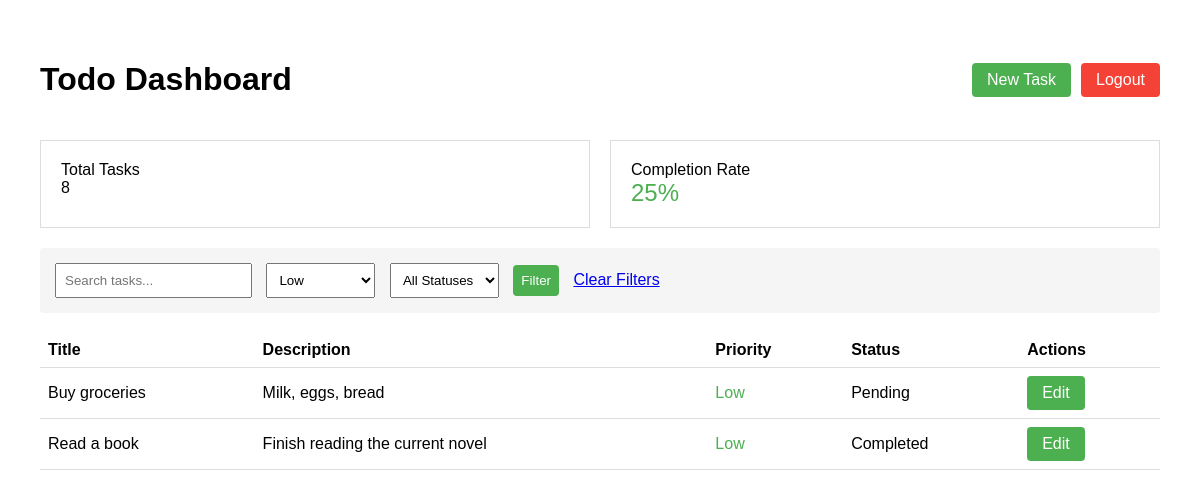
/final-todo-app/dashboard.php?priority=low (signed in), run on the app's committed database.
### tables this page shows
CREATE TABLE tasks (
    id INT AUTO_INCREMENT PRIMARY KEY,
    user_id INT NOT NULL,
    title VARCHAR(100) NOT NULL,
    description TEXT,
    priority ENUM('low', 'medium', 'high') DEFAULT 'medium',
    status ENUM('pending', 'in_progress', 'completed') DEFAULT 'pending',
    completed_at TIMESTAMP NULL,
    created_at TIMESTAMP DEFAULT CURRENT_TIMESTAMP,
    FOREIGN KEY (user_id) REFERENCES users(id)
);

### final-todo-app/dashboard.php (the view, shortened to what this page needs)
<?php
require_once "../config.php";
$search = isset($_GET['search']) ? trim($_GET['search']) : '';
$priority = isset($_GET['priority']) ? $_GET['priority'] : '';
$status = isset($_GET['status']) ? $_GET['status'] : '';
$totalQuery = "SELECT COUNT(*) as total FROM tasks WHERE user_id = ?";
$statement = $connection->prepare($totalQuery);
$statement->execute([$_SESSION['id']]);
$totalResult = $statement->fetch(PDO::FETCH_ASSOC);
$totalTasks = $totalResult['total'];
$completedQuery = "SELECT COUNT(*) as completed FROM tasks WHERE user_id = ? AND status = 'completed'";
$statement = $connection->prepare($completedQuery);
$statement->execute([$_SESSION['id']]);
$completedResult = $statement->fetch(PDO::FETCH_ASSOC);
$completionRate = $totalTasks > 0 ? round(($completedResult['completed'] / $totalTasks) * 100) : 0;
$sql = "SELECT * FROM tasks WHERE user_id = ?";
$params = [$_SESSION['id']];
if ($priority) {
    $sql .= " AND priority = ?";
    $params[] = $priority;
}
$sql .= " ORDER BY created_at DESC";
$statement = $connection->prepare($sql);
$statement->execute($params);
$tasks = $statement->fetchAll(PDO::FETCH_ASSOC);
?>
<!DOCTYPE html>
<html lang="en">
<head>
</head>
<body>
    <div class="header">
        <h1>Todo Dashboard</h1>
        <div class="actions">
            <a href="task_form.php" class="btn btn-primary">New Task</a>
            <a href="logout.php" class="btn btn-logout">Logout</a>
        </div>
    </div>
    <div class="grid-container">
        <div class="report-card">
            <div class="report-title">Total Tasks</div>
            <div><?php echo $totalTasks; ?></div>
        </div>
        <div class="report-card">
            <div class="report-title">Completion Rate</div>
            <div class="completion-rate"><?php echo $completionRate; ?>%</div>
        </div>
    </div>
    <section class="filters">
        <form method="get">
            <input type="text" name="search" placeholder="Search tasks..."
                   value="<?php echo htmlspecialchars($search); ?>">
            <select name="priority">
                <option value="low" <?php echo $priority === 'low' ? 'selected' : ''; ?>>Low</option>
            </select>
            <select name="status">
                <option value="">All Statuses</option>
            </select>
            <input type="submit" value="Filter" class="btn btn-primary">
            <?php if($search || $priority || $status): ?>
                <a href="dashboard.php">Clear Filters</a>
            <?php endif; ?>
        </form>
    </section>
    <table>
        <thead>
            <tr>
                <th>Title</th>
                <th>Description</th>
                <th>Priority</th>
                <th>Status</th>
                <th>Actions</th>
            </tr>
        </thead>
        <tbody>
            <?php foreach($tasks as $task): ?>
            <tr>
                <td><?php echo htmlspecialchars($task['title']); ?></td>
                <td><?php echo htmlspecialchars($task['description']); ?></td>
                <td class="priority-<?php echo $task['priority']; ?>">
                    <?php echo ucfirst($task['priority']); ?>
                </td>
                <td><?php echo ucfirst(str_replace('_', ' ', $task['status'])); ?></td>
                <td class="actions">
                    <a href="task_form.php?id=<?php echo $task['id']; ?>"
                       class="btn btn-primary">Edit</a>
                </td>
            </tr>
            <?php endforeach; ?>
        </tbody>
    </table>
</body>
</html>

### final-todo-app/dashboard.php (style rules this page uses)
body { font-family: Arial; margin: 40px; }
.header { display: flex; justify-content: space-between; align-items: center; margin-bottom: 20px; }
.grid-container { display: grid; grid-template-columns: repeat(2, 1fr); gap: 20px; margin-bottom: 20px; }
.report-card { border: 1px solid #ddd; padding: 20px; background: white; }
.completion-rate { font-size: 24px; color: #4CAF50; }
.filters { margin-bottom: 20px; padding: 15px; background: #f5f5f5; border-radius: 4px; }
.filters input, .filters select { padding: 8px; margin-right: 10px; }
table { width: 100%; border-collapse: collapse; }
th, td { padding: 8px; text-align: left; border-bottom: 1px solid #ddd; }
.priority-low { color: #4CAF50; }
.actions { display: flex; gap: 10px; }
.btn { padding: 8px 15px; border: none; border-radius: 4px; cursor: pointer; text-decoration: none; display: inline-block; }
.btn-primary { background: #4CAF50; color: white; }
.btn-logout { background: #f44336; color: white; }

### data on the page
tasks: title "Buy groceries", description "Milk, eggs, bread", priority "Low", status "Pending"
tasks: title "Read a book", description "Finish reading the current novel", priority "Low", status "Completed"

### other printed values
$totalTasks "8"
$completionRate "25"
